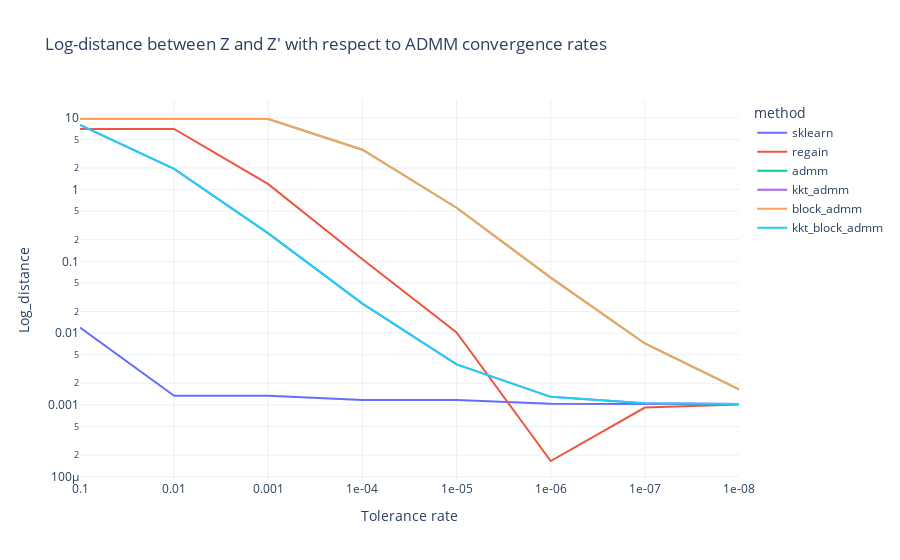

The code cell stored with this chart in its notebook:
### Markdown cell above
## Tolerance plot

### Code cell
fig = px.line(df, x="str_tol", y="distance", color= "method", log_y = True,
              labels={
                     "str_tol": "Tolerance rate",
                     "distance": "Log_distance",
                     "method": "method"
                 },
              template = "plotly_white",
              title="Log-distance between Z and Z' with respect to ADMM convergence rates")
fig.show()

### Figure 1 — Plotly figure (JSON) as saved in the notebook; plotly's stock layout.template omitted (floating-point values rounded to 4 significant figures)
{"data": [{"hovertemplate": "method=sklearn<br>Tolerance rate=%{x}<br>Log_distance=%{y}<extra></extra>", "legendgroup": "sklearn", "line": {"color": "#636efa", "dash": "solid"}, "mode": "lines", "name": "sklearn", "orientation": "v", "showlegend": true, "type": "scatter", "x": ["0.1", "0.01", "0.001", "1e-04", "1e-05", "1e-06", "1e-07", "1e-08"], "xaxis": "x", "y": [0.01197, 0.001343, 0.001343, 0.001173, 0.001173, 0.001037, 0.001028, 0.001028], "yaxis": "y"}, {"hovertemplate": "method=regain<br>Tolerance rate=%{x}<br>Log_distance=%{y}<extra></extra>", "legendgroup": "regain", "line": {"color": "#EF553B", "dash": "solid"}, "mode": "lines", "name": "regain", "orientation": "v", "showlegend": true, "type": "scatter", "x": ["0.1", "0.01", "0.001", "1e-04", "1e-05", "1e-06", "1e-07", "1e-08"], "xaxis": "x", "y": [6.983, 6.983, 1.189, 0.1068, 0.01023, 0.0001653, 0.0009177, 0.001016], "yaxis": "y"}, {"hovertemplate": "method=admm<br>Tolerance rate=%{x}<br>Log_distance=%{y}<extra></extra>", "legendgroup": "admm", "line": {"color": "#00cc96", "dash": "solid"}, "mode": "lines", "name": "admm", "orientation": "v", "showlegend": true, "type": "scatter", "x": ["0.1", "0.01", "0.001", "1e-04", "1e-05", "1e-06", "1e-07", "1e-08"], "xaxis": "x", "y": [9.607, 9.607, 9.607, 3.59, 0.5582, 0.05936, 0.007172, 0.001644], "yaxis": "y"}, {"hovertemplate": "method=kkt_admm<br>Tolerance rate=%{x}<br>Log_distance=%{y}<extra></extra>", "legendgroup": "kkt_admm", "line": {"color": "#ab63fa", "dash": "solid"}, "mode": "lines", "name": "kkt_admm", "orientation": "v", "showlegend": true, "type": "scatter", "x": ["0.1", "0.01", "0.001", "1e-04", "1e-05", "1e-06", "1e-07", "1e-08"], "xaxis": "x", "y": [7.972, 1.935, 0.2454, 0.02574, 0.003667, 0.001294, 0.001053, 0.00103], "yaxis": "y"}, {"hovertemplate": "method=block_admm<br>Tolerance rate=%{x}<br>Log_distance=%{y}<extra></extra>", "legendgroup": "block_admm", "line": {"color": "#FFA15A", "dash": "solid"}, "mode": "lines", "name": "block_admm", "orientation": "v", "showlegend": true, "type": "scatter", "x": ["0.1", "0.01", "0.001", "1e-04", "1e-05", "1e-06", "1e-07", "1e-08"], "xaxis": "x", "y": [9.607, 9.607, 9.607, 3.59, 0.5582, 0.05936, 0.007172, 0.001644], "yaxis": "y"}, {"hovertemplate": "method=kkt_block_admm<br>Tolerance rate=%{x}<br>Log_distance=%{y}<extra></extra>", "legendgroup": "kkt_block_admm", "line": {"color": "#19d3f3", "dash": "solid"}, "mode": "lines", "name": "kkt_block_admm", "orientation": "v", "showlegend": true, "type": "scatter", "x": ["0.1", "0.01", "0.001", "1e-04", "1e-05", "1e-06", "1e-07", "1e-08"], "xaxis": "x", "y": [7.972, 1.935, 0.2454, 0.02574, 0.003667, 0.001294, 0.001053, 0.00103], "yaxis": "y"}], "layout": {"legend": {"title": {"text": "method"}, "tracegroupgap": 0}, "title": {"text": "Log-distance between Z and Z' with respect to ADMM convergence rates"}, "xaxis": {"anchor": "y", "domain": [0, 1], "title": {"text": "Tolerance rate"}}, "yaxis": {"anchor": "x", "domain": [0, 1], "title": {"text": "Log_distance"}, "type": "log"}}}
